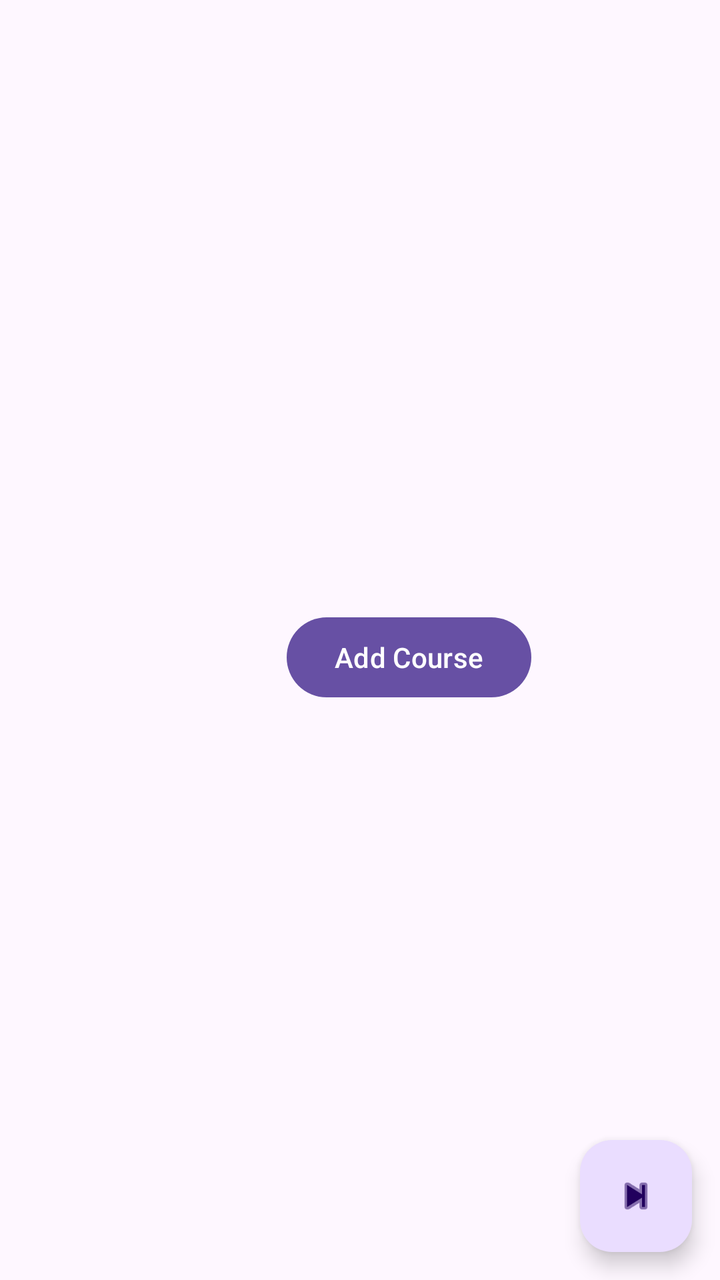
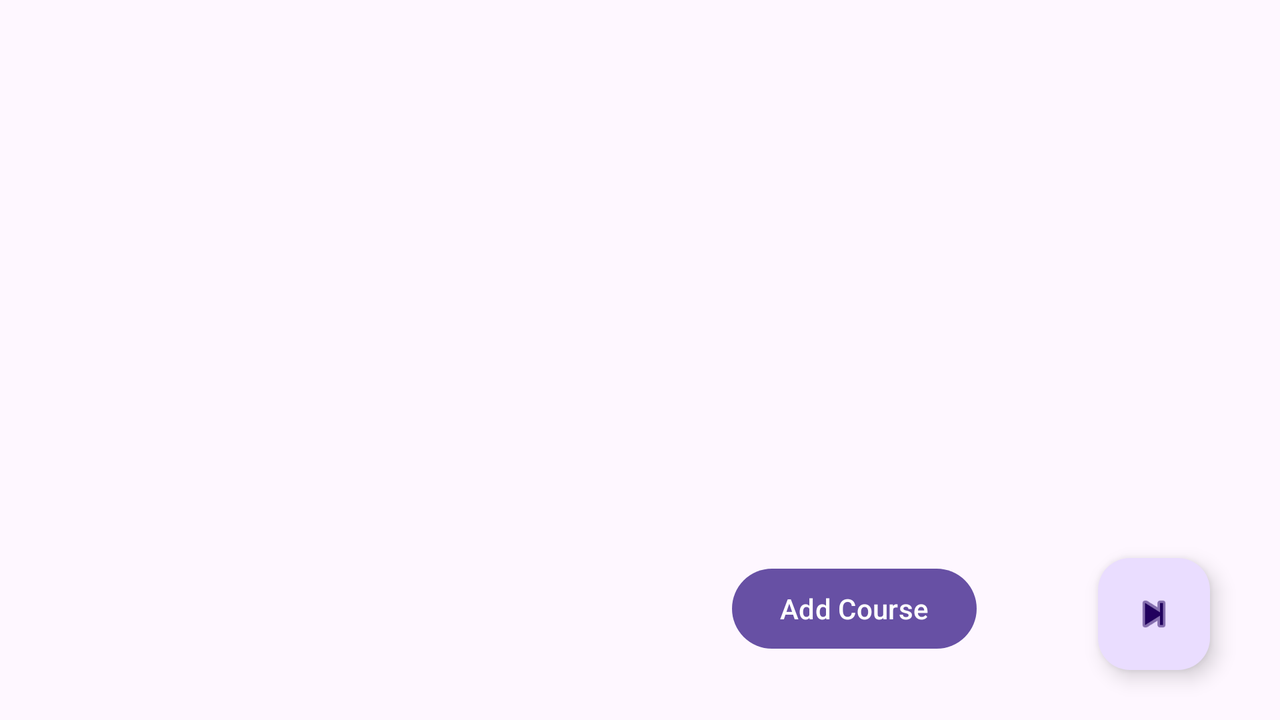

Compare how this app lays out the same screen by default and in its alternative resource folder. The renders come first, then the two layout files and the values they reference.
<!-- AndroidManifest.xml: application theme Theme.StudentScheduler -->
<!-- res/layout/activity_course_list.xml -->
<?xml version="1.0" encoding="utf-8"?>
<androidx.constraintlayout.widget.ConstraintLayout xmlns:android="http://schemas.android.com/apk/res/android"
    xmlns:app="http://schemas.android.com/apk/res-auto"
    xmlns:tools="http://schemas.android.com/tools"
    android:layout_width="match_parent"
    android:layout_height="match_parent"
    tools:context=".Activity.CoursesList">

    <com.google.android.material.floatingactionbutton.FloatingActionButton
        android:id="@+id/fab2"
        android:layout_width="wrap_content"
        android:layout_height="wrap_content"
        android:clickable="true"
        app:layout_constraintBottom_toBottomOf="parent"
        app:layout_constraintEnd_toEndOf="parent"
        app:layout_constraintHorizontal_bias="0.954"
        app:layout_constraintStart_toStartOf="parent"
        app:layout_constraintTop_toTopOf="parent"
        app:layout_constraintVertical_bias="0.976"
        app:srcCompat="@android:drawable/ic_media_next"
        android:contentDescription="Next" />

    <androidx.recyclerview.widget.RecyclerView
        android:id="@+id/RV2"
        android:layout_width="409dp"
        android:layout_height="657dp"
        app:layout_constraintLeft_toLeftOf="parent"
        app:layout_constraintTop_toTopOf="parent" />

    <Button
        android:id="@+id/addCourses"
        android:layout_width="wrap_content"
        android:layout_height="wrap_content"
        android:text="Add Course"
        app:layout_constraintBottom_toBottomOf="@+id/RV2"
        app:layout_constraintEnd_toEndOf="@+id/RV2"
        app:layout_constraintStart_toStartOf="parent"
        app:layout_constraintTop_toTopOf="parent" />

</androidx.constraintlayout.widget.ConstraintLayout>
<!-- resources referenced by this layout -->
<resources>
  <style name="Theme.StudentScheduler" parent="Base.Theme.StudentScheduler" />
  <style name="Base.Theme.StudentScheduler" parent="Theme.Material3.DayNight">
          
          
      </style>
</resources>
<!-- res/layout-land/activity_course_list.xml (the repository's variant of the layout above) -->
<!-- drawn on the phone turned sideways -->
<?xml version="1.0" encoding="utf-8"?>
<androidx.constraintlayout.widget.ConstraintLayout xmlns:android="http://schemas.android.com/apk/res/android"
    xmlns:app="http://schemas.android.com/apk/res-auto"
    xmlns:tools="http://schemas.android.com/tools"
    android:layout_width="match_parent"
    android:layout_height="match_parent"
    tools:context=".Activity.CoursesList">

    <com.google.android.material.floatingactionbutton.FloatingActionButton
        android:id="@+id/fab2"
        android:layout_width="wrap_content"
        android:layout_height="wrap_content"
        android:clickable="true"
        android:contentDescription="Next"
        app:layout_constraintBottom_toBottomOf="parent"
        app:layout_constraintEnd_toEndOf="parent"
        app:layout_constraintHorizontal_bias="0.94"
        app:layout_constraintStart_toStartOf="parent"
        app:layout_constraintTop_toTopOf="parent"
        app:layout_constraintVertical_bias="0.918"
        app:srcCompat="@android:drawable/ic_media_next" />

    <androidx.recyclerview.widget.RecyclerView
        android:id="@+id/RV2"
        android:layout_width="409dp"
        android:layout_height="match_parent"
        app:layout_constraintLeft_toLeftOf="parent"
        app:layout_constraintTop_toTopOf="parent" />

    <Button
        android:id="@+id/addCourses"
        android:layout_width="wrap_content"
        android:layout_height="wrap_content"
        android:text="Add Course"
        app:layout_constraintBottom_toBottomOf="parent"
        app:layout_constraintEnd_toEndOf="parent"
        app:layout_constraintHorizontal_bias="0.707"
        app:layout_constraintStart_toStartOf="parent"
        app:layout_constraintTop_toTopOf="parent"
        app:layout_constraintVertical_bias="0.898" />

</androidx.constraintlayout.widget.ConstraintLayout>
